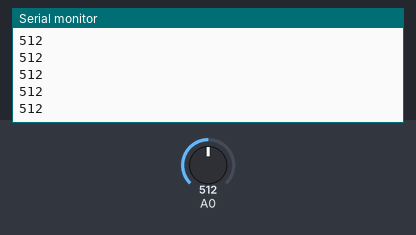
Bench run of a sketch on a simulated Arduino Uno, built with avr-gcc and run on an emulated ATmega328P. Shown: the last lines printed to the serial monitor. Inputs (shaded band) come from the test bench; at power-on: A0 = 512.

Above: at 1.2 s.
1.3 s: A0 set to 716
At 1.31 s:
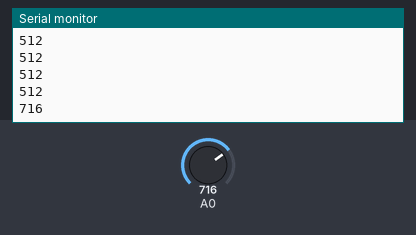
2.8 s: A0 set to 900
At 2.81 s:
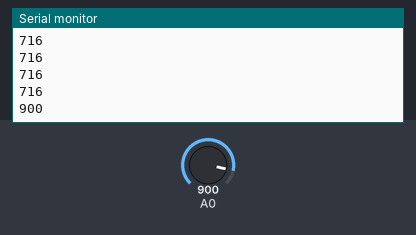
Timing chart, 0 to 5.8 s (numbered marks = the images above; inputs shaded):
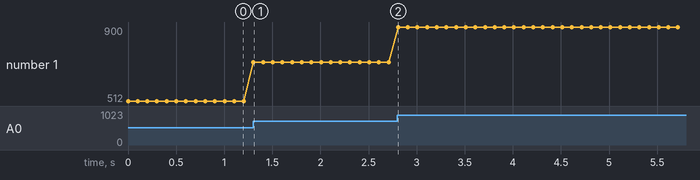

Measured:
- after the input at 1.3 s, the serial monitor: prints a new line at once (image 1)
- after the input at 2.8 s, the serial monitor: prints a new line at once (image 2)
- plotted number 1: 512 → 716 after the input at 1.3 s, 716 → 900 after the input at 2.8 s

The sketch:

example08.ino
```cpp
void setup() {
  Serial.begin(9600);
}
void loop() {
  //가변저항값을 측정해서 0.1초간격으로 파이썬으로 전송한다!
  //A0에 연결된 가변저항값을 측정해라!
  int mydata = analogRead(A0); //0~1023
  Serial.println(mydata);
  delay(100);
}
```
